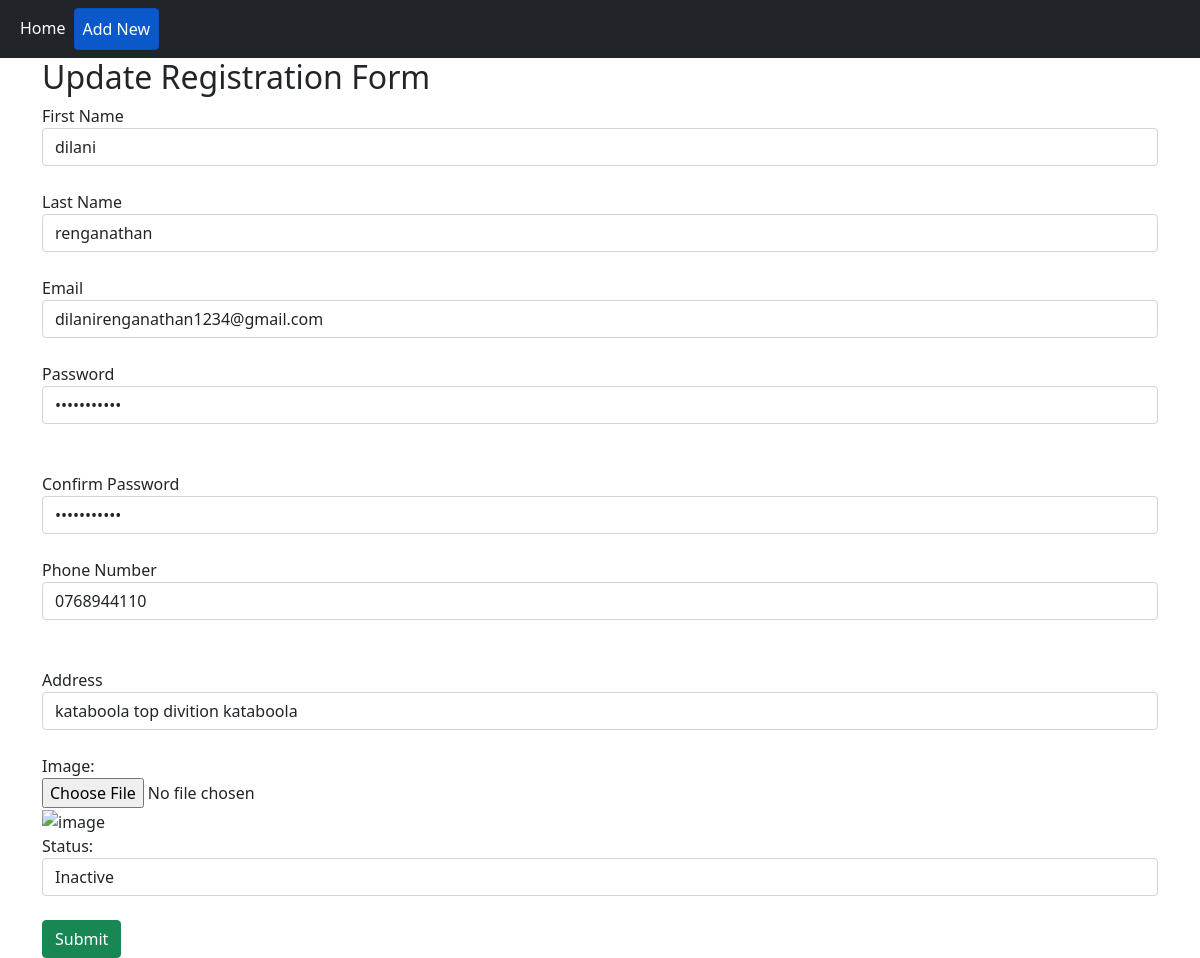
/edit.php?id=30, run on the app's committed database.
### tables this page shows
CREATE TABLE `testing` (
  `id` int(11) NOT NULL,
  `firstName` varchar(255) DEFAULT NULL,
  `lastName` varchar(255) DEFAULT NULL,
  `email` varchar(255) DEFAULT NULL,
  `password` varchar(255) DEFAULT NULL,
  `phoneNumber` varchar(255) DEFAULT NULL,
  `address` text DEFAULT NULL,
  `image` varchar(255) DEFAULT NULL,
  `status` varchar(10) DEFAULT NULL
);

### edit.php (the view, shortened to what this page needs)
<?php
include "config.php";
$firstName = "";
$lastName = "";
$email = "";
$password = "";
$phoneNumber = "";
$address = "";
$image = "";
$status = "";
if ($_SERVER["REQUEST_METHOD"] == 'GET') {
    $id = $_GET['id'];
    $sql = "SELECT * FROM testing WHERE id=$id";
    $result = $conn->query($sql);
    if ($result && $result->num_rows > 0) {
        $row = $result->fetch_assoc();
        $firstName = $row["firstName"];
        $lastName = $row["lastName"];
        $email = $row["email"];
        $password = $row["password"];
        $phoneNumber = $row["phoneNumber"];
        $address = $row["address"];
        $image = $row["image"];
        $status = $row["status"];
    } else {
        header("Location: index.php");
        exit;
    }
}
?>
<!DOCTYPE html>
<html lang="en">
<head>
    <link href="https://cdn.jsdelivr.net/npm/bootstrap@5.0.2/dist/css/bootstrap.min.css" rel="stylesheet">
</head>
<body>
    <nav class="navbar navbar-expand-lg navbar-dark bg-dark">
        <div class="container-fluid">
            <div class="collapse navbar-collapse" id="navbarNav">
                <ul class="navbar-nav">
                    <li class="nav-item">
                        <a class="nav-link active" aria-current="page" href="index.php">Home</a>
                    </li>
                    <li class="nav-item">
                        <a type="button" class="btn btn-primary nav-link active" href="create.php">Add New</a>
                    </li>
                </ul>
            </div>
        </div>
    </nav>
    <div class="container">
        <h2>Update Registration Form</h2>
        <form id="registrationForm" method="post" enctype="multipart/form-data">
        <form id="registrationForm" method="post" enctype="multipart/form-data">
            <label for="firstName">First Name</label><br>
            <input type="text" class="form-control" id="firstName" name="firstName" value="<?php echo $firstName; ?>" placeholder="Enter first name">
            <span id="firstNameError" class="error text-danger"></span><br>
            <label for="lastName">Last Name</label><br>
            <input type="text" class="form-control" id="lastName" name="lastName" value="<?php echo $lastName; ?>" placeholder="Enter last name"><br>
            <label for="email">Email</label><br>
            <input type="email" class="form-control" id="email" name="email" value="<?php echo $email; ?>" placeholder="Enter email"><br>
            <label for="password">Password</label>
            <input type="password" class="form-control" id="password" name="password" value="<?php echo $password; ?>" placeholder="Enter password"><br>
            <span id="passwordError" class="error text-danger"></span><br>
            <label for="confirmPassword">Confirm Password</label><br>
            <input type="password" class="form-control" id="confirmPassword" name="confirmPassword" value="<?php echo $password; ?>" placeholder="Confirm password"><br>
            <label for="phoneNumber">Phone Number</label><br>
            <input type="text" class="form-control" id="phoneNumber" name="phoneNumber" value="<?php echo $phoneNumber; ?>" placeholder="Enter phone number"><br>
            <span id="phoneError" class="error text-danger"></span><br>
            <label for="address">Address</label><br>
            <input type="text" class="form-control" id="address" name="address" value="<?php echo $address; ?>" placeholder="Enter address"><br>
            <label for="image">Image:</label><br>
            <input type="file" id="image" name="image" accept="image/*"><br>
            <img src="<?php echo "uploads/" . $image; ?>" width="75" alt="image"><br>
            <label for="status">Status:</label>
            <select id="status" name="status" class="form-control">
                <option value="inactive" <?php echo $status == 'inactive' ? 'selected' : ''; ?>>Inactive</option>
            </select><br>
            <button class="btn btn-success" type="submit" name="submit">Submit</button><br>
        </form>
    </div>
</body>
</html>

### data on the page
testing: firstName "dilani", lastName "renganathan", email "dilanirenganathan1234@gmail.com", phoneNumber "0768944110", address "kataboola top divition kataboola", status "Inactive"
